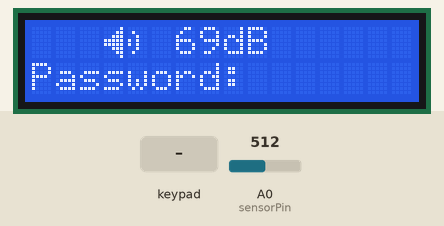
This sketch was run on a simulated Arduino Uno, built with avr-gcc and run on an emulated ATmega328P. Parts: 16×2 character LCD. Inputs (shaded band) come from the test bench; at power-on: A0 (sensorPin) = 512. What the sketch prints to the serial monitor is not drawn.

Above: at 1.3 s.
1.4 s: keypad keys 6 6 1 1 pressed 0.4 s apart
At 5.9 s:
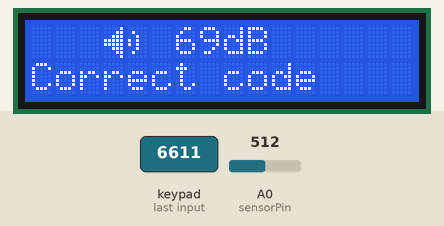
6.0 s: A0 (sensorPin) set to 106
At 7.6 s:
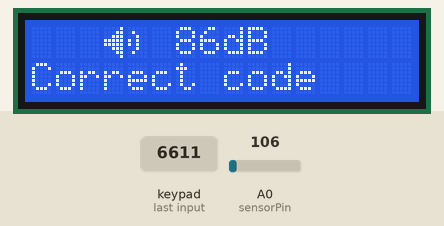
7.9 s: A0 (sensorPin) set to 88
At 8.9 s:
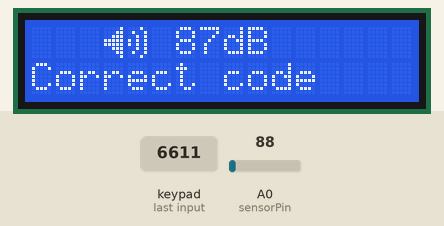
9.7 s: A0 (sensorPin) set to 1010
At 11.4 s:
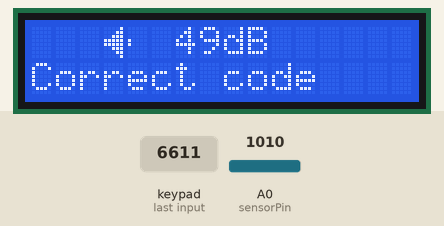
Timing chart, 0 to 12.5 s (numbered marks = the images above; inputs shaded):
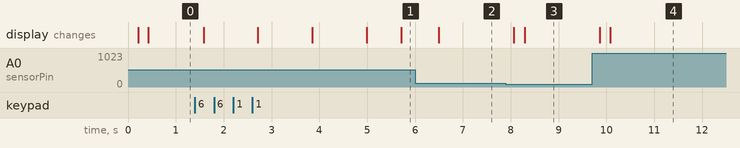

Measured:
- the behaviour switches between 100 and 99 on A0 (sensorPin) (found by bisection; images 2 and 3)
- after the input at 1.4 s, the display: first changes after 0.18 s (image 1 shows a later state)
- after the input at 6.0 s, the display: changes after 0.49 s (image 2)
- after the input at 7.9 s, the display: first changes after 0.17 s (image 3 shows a later state)
- after the input at 9.7 s, the display: first changes after 0.16 s (image 4 shows a later state)

The sketch:

mat_khau_va_cam_bien_am_thanh.ino
```cpp
#include <Keypad.h>
#include <Wire.h>
#include <LiquidCrystal_I2C.h>
LiquidCrystal_I2C lcd(0x27,16,2);
const byte ROWS = 4; //four rows
const byte COLS = 4; //four columns

char keys[ROWS][COLS] = {
  {'1','2','3','A'},
  {'4','5','6','B'},
  {'7','8','9','C'},
  {'*','0','#','D'}
};
char str[4] = {' ',' ',' ',' '};
char mk[4] = {'6','6','1','1'};
int l, counter = 0;
byte rowPins[ROWS] = {9, 8, 7, 6}; //connect to the row pinouts of the keypad
byte colPins[COLS] = {5, 4, 3, 2}; //connect to the column pinouts of the keypad

//Create an object of keypad(
Keypad keypad = Keypad( makeKeymap(keys), rowPins, colPins, ROWS, COLS );

byte speaker[] = {
  B00001,
  B00011,
  B00111,
  B11111,
  B11111,
  B00111,
  B00011,
  B00001
};

byte small[] = {
  B00000,
  B00000,
  B00000,
  B10000,
  B10000,
  B00000,
  B00000,
  B00000
};

byte med[] = {
  B00000,
  B01000,
  B00100,
  B10100,
  B10100,
  B00100,
  B01000,
  B00000
};

byte big[] = {
  B00010,
  B01001,
  B00101,
  B10101,
  B10101,
  B00101,
  B01001,
  B00010
};

int db;
int volume = 0;
const int sensorPin = A0;
void setup(){
  lcd.init();
  lcd.backlight();
  lcd.setCursor(0,0);
  l = 0;
  lcd.setCursor(0,1);
  lcd.print("Password:");
  Serial.begin(9600);
  lcd.createChar(0,speaker);
  lcd.createChar(1,small);
  lcd.createChar(2,med);
  lcd.createChar(3,big);
}

void loop(){
  db = map(volume,1024,20,49.5,90);
  char key = keypad.getKey();
  if (key) {
    if (l == 0) {
      str[0] = key;
      lcd.setCursor(10,1);
      lcd.print(key);
      delay(500);
    }
    if (l == 1) {
      str[1] = key;
      lcd.setCursor(11,1);
      lcd.print(key);
      delay(500);
    }
    if (l == 2) {
      str[2] = key;
      lcd.setCursor(12,1);
      lcd.print(key);
      delay(500);
    }
    if (l == 3) {
      str[3] = key;
      lcd.setCursor(13,1);
      lcd.print(key);
      delay(500);
      counter = 1;
    }
    l++;
  }
  else {
    if (counter == 1) {
      if (str[0] == mk[0] && str[1] == mk[1] && str[2] == mk[2] && str[3] == mk[3]) {
        lcd.setCursor(0,1);
        lcd.print("Correct code  ");
      }
      else {
        lcd.setCursor(0,1);
        lcd.print("Incorrect code");
      }
    }
  }
  lcd.setCursor(0,0);
  volume = analogRead(sensorPin);
  Serial.println(volume);
  delay(100);
  lcd.setCursor(3,0);
  lcd.write(0);
  if (volume >= 1024) {
    lcd.setCursor(4,0);
    lcd.print(" ");
  }
  if (volume >= 1000 && 1024 > volume) {
    lcd.setCursor(4,0);
    lcd.write(1);
  }
  if (volume >= 100 && 1000 > volume) {
    lcd.setCursor(4,0);
    lcd.write(2);
  }
  if (100 > volume) {
    lcd.setCursor(4,0);
    lcd.write(3);
  }
  lcd.setCursor(6,0);
  lcd.print(db);
  lcd.setCursor(8,0);
  lcd.print("dB");
  delay(100);
}
```
